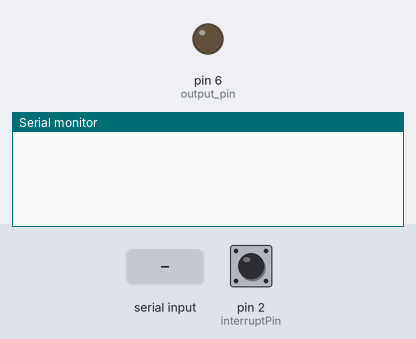
Bench run of a sketch on a simulated Arduino Uno, built with avr-gcc and run on an emulated ATmega328P. On the bench: output pins drawn as LEDs (lit = HIGH), the last lines printed to the serial monitor. The test bench sets the inputs (shaded band); at power-on: pin 2 (interruptPin) LOW.

Above: at 1.2 s.
1.3 s: "1" received over Serial
At 3.1 s:
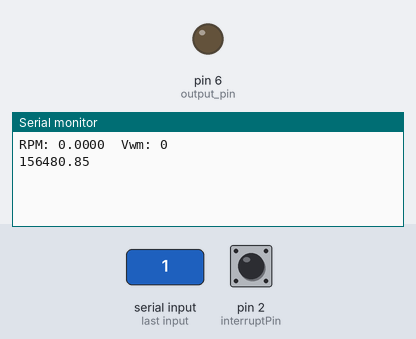
3.5 s: "4" received over Serial
At 4.6 s:
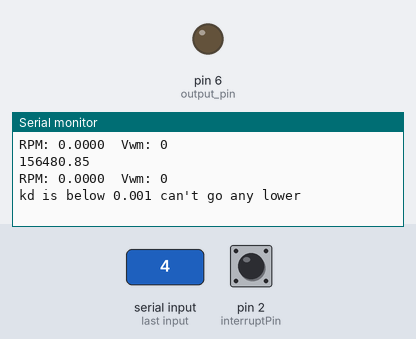

The sketch:

PID.ino
```cpp
#include <Arduino.h>
// const byte ledPin = 13;
// const byte power = 4;
const byte interruptPin = 2;
const byte output_pin = 6;
const float EncoderResolution = 2048.0; //2048;
volatile byte state = LOW;
volatile byte endcoder_state = LOW;
volatile unsigned long EncoderCount =0;
float Revolutions = 0.000000;
float lastTick;
float currentTick;
float instant_RPM;
float running_average_RPM = 0;
const double reference_RPM = 100;
float error = 0;
float error_old = 0;
float kp = 0.8;
float kd = 0.001;
float old_count = 0;
const double Encoder_Resolution = 2048;
const double gearbox_ratio = 5;
float diff;
int Vwm = 0;


void Encoder() {
  EncoderCount++;
}

void setup() {
  Serial.begin(9600);
  // pinMode(ledPin, OUTPUT);
  // pinMode(power, OUTPUT);
  pinMode(interruptPin, INPUT);
  pinMode(output_pin, OUTPUT);
  // digitalWrite(power, LOW);
  attachInterrupt(digitalPinToInterrupt(interruptPin), Encoder, RISING);
}

void loop() {
  if (Serial.available() > 0) {
    int inByte = Serial.read();

    switch (inByte)
    {
    case '1':
      kp = kp + 0.05;
      Serial.print('kp = ');Serial.println(kp);
      break;

    case '2':

      if (kp > 0.05) {
        kp = kp - 0.05;
        Serial.print('kp = ');Serial.println(kp);
      } else {
        Serial.print("kp is below 0.05 can't go any lower");
      }
      break;

    case '3':
      kd = kd + 0.001;
      Serial.print('kd = ');Serial.println(kd);
      break;

    case '4':
      if (kd > 0.001) {
        kd = kd - 0.001;
        Serial.print('kd = ');Serial.println(kd);
      } else {
        Serial.print("kd is below 0.001 can't go any lower");
      }
      break;

    case '5':
      Serial.print('The current Kp and Kd values are ') ;
      Serial.print('kp = ');Serial.print(kp);
      Serial.print(', kd = ');Serial.println(kd);

      break;
    default:
      break;
    }
  }


  float T_Start = millis();
  old_count = EncoderCount;
  delay(2000);
  float T_End = millis();
  diff = EncoderCount - old_count;
  float Time = (T_End-T_Start)/1000.0; //convert to seconds
  float Gen_RPM = ((diff/((T_End - T_Start)/1000))/Encoder_Resolution) *60 * gearbox_ratio;
  if (Gen_RPM < 1){
    Gen_RPM = 0;
  }

  error = Gen_RPM - reference_RPM;
  float P = kp * error;
  float D = kd * (error - error_old/Time);
  error_old = error;
  int temp =  int(P + D);
  if (temp > 255){
    Vwm = 255;
  } else if (temp < 0){
    Vwm = 0;
  } else {
    Vwm = temp;
  }
  Serial.print("RPM: ");Serial.print(Gen_RPM,4);Serial.print("  Vwm: ");Serial.println(Vwm);
  analogWrite(output_pin, Vwm);
}
```

Measured:
- after the input at 1.3 s, the serial monitor: prints a new line after 0.72 s (image 1)
- after the input at 3.5 s, the serial monitor: prints a new line after 0.52 s (image 2)
